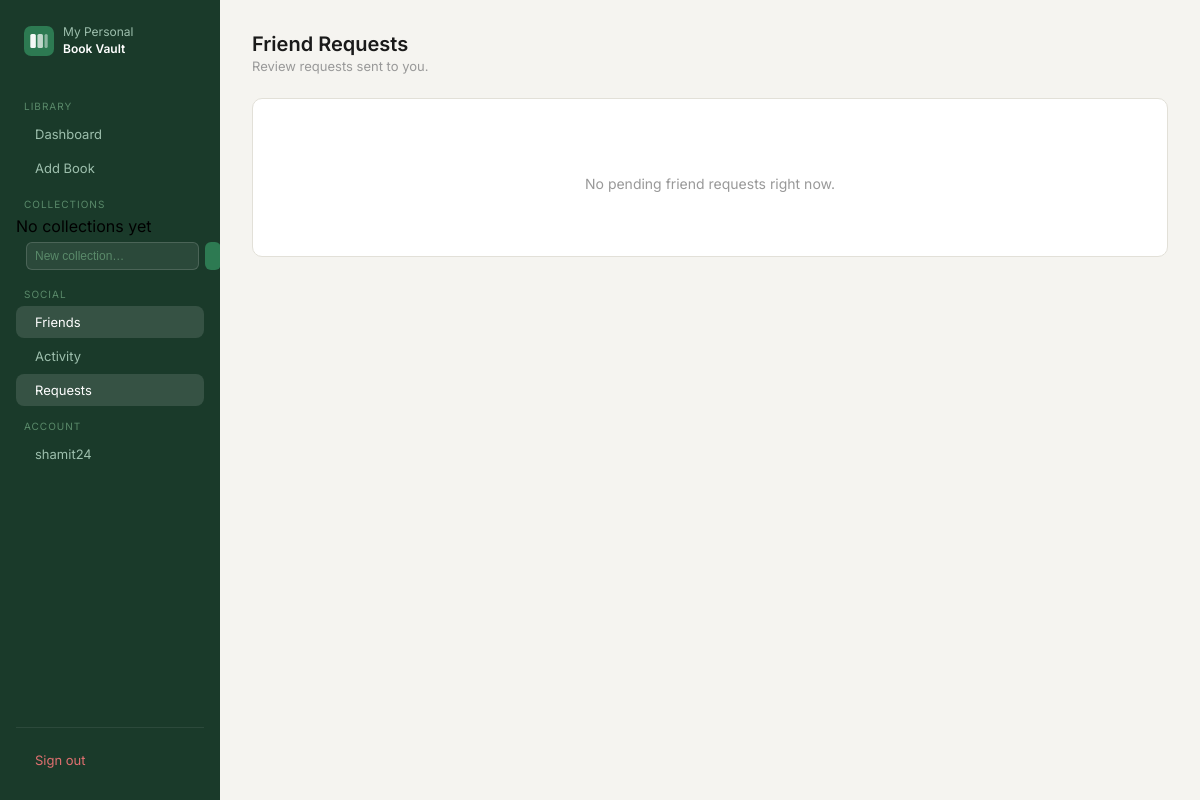
Page /friends/requests (signed in) on the earlier database version.
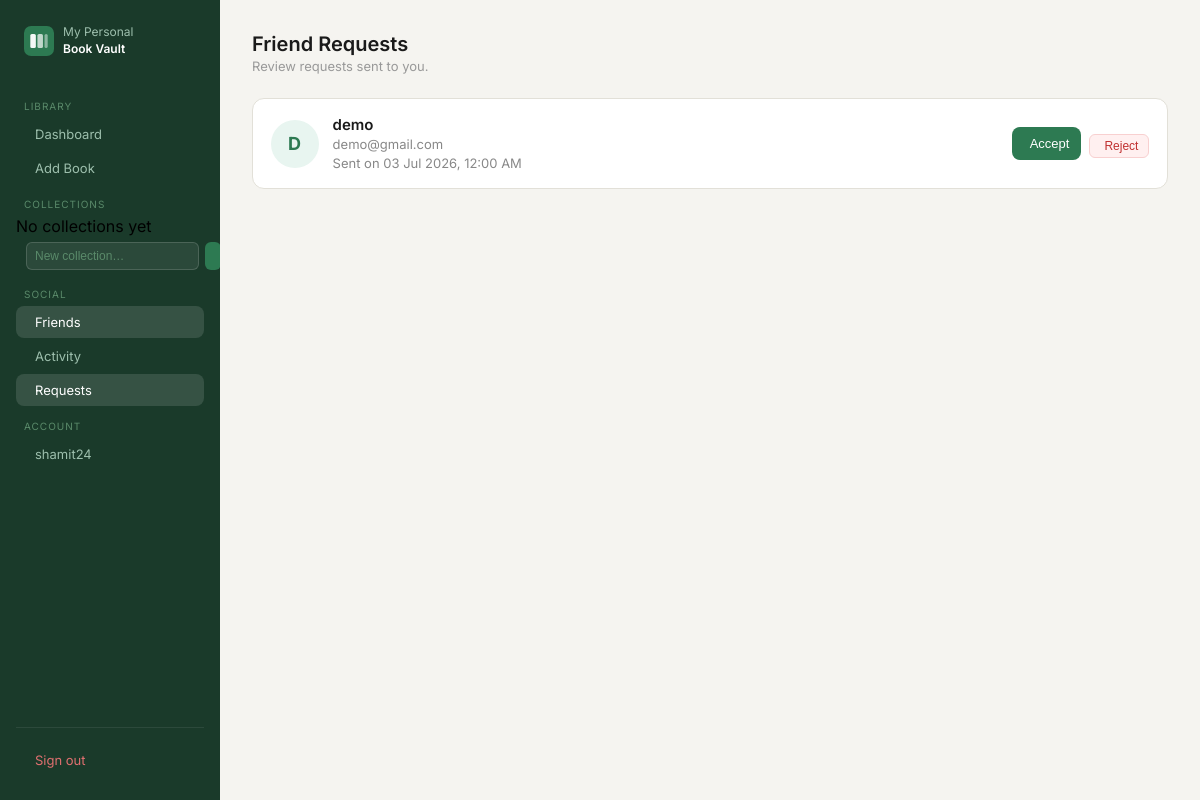
Same page on the later database version.
### app/blueprints/friends/modules.py (models this page shows, shortened)
class Friendship(db.Model):
    __tablename__ = "friendship"
    fid = db.Column(db.Integer, primary_key=True)
    sender_id = db.Column(db.Integer, db.ForeignKey("credential.pid"), nullable=False)
    receiver_id = db.Column(db.Integer, db.ForeignKey("credential.pid"), nullable=False)
    status = db.Column(db.String(20), nullable=False, default="pending")
    created_at = db.Column(db.DateTime, default=date.today, nullable=False)
    responded_at = db.Column(db.DateTime, nullable=True)
    sender = db.relationship(
        "Credential",
        foreign_keys=[sender_id],
        backref=db.backref("sent_friend_requests", lazy="dynamic")
    )
    receiver = db.relationship(
        "Credential",
        foreign_keys=[receiver_id],
        backref=db.backref("received_friend_requests", lazy="dynamic")
    )
    __table_args__ = (
        db.UniqueConstraint(
            "sender_id",
            "receiver_id",
            name="unique_friend_request"
        ),
        db.CheckConstraint(
            "sender_id != receiver_id",
            name="check_no_self_friendship"
        ),
    )

### app/blueprints/auth/modules.py (models this page shows, shortened)
class Credential(db.Model,UserMixin):
    __tablename__='credential'
    pid=db.Column(db.Integer,primary_key=True)
    email=db.Column(db.String(255),nullable=False,unique=True)
    username=db.Column(db.String(100),nullable=False,unique=True)
    password=db.Column(db.String(100),nullable=False)
    history = db.relationship("History",  back_populates="user")
    user_books = db.relationship("Userbook", back_populates="user")

### app/blueprints/friends/routes.py (the view)
@friends.route("/requests")
@login_required
def requests_page():
    incoming_requests = Friendship.query.filter_by(
        receiver_id=current_user.pid,
        status="pending"
    ).order_by(Friendship.created_at.desc()).all()
    return render_template("friends/requests.html", incoming_requests=incoming_requests)

### app/blueprints/friends/templates/friends/requests.html (shortened to what this page needs)
{% extends "book/base.html" %}
{% block content %}
<div class="page-header">
  <div>
    <h1 class="page-title">Friend Requests</h1>
    <p class="page-sub">Review requests sent to you.</p>
  </div>
</div>
{% if incoming_requests %}
<div class="request-list">
  {% for req in incoming_requests %}
  <div class="request-card">
    <div class="friend-avatar">
      {{ req.sender.username[0]|upper }}
    </div>
    <div class="request-content">
      <h3>{{ req.sender.username }}</h3>
      <p>{{ req.sender.email }}</p>
      <span class="request-meta">Sent on {{ req.created_at.strftime('%d %b %Y, %I:%M %p') }}</span>
    </div>
    <div class="request-actions">
      <form method="POST" action="{{ url_for('friends.accept_request', fid=req.fid) }}">
        <button type="submit" class="btn-add btn-small">
           Accept
        </button>
      </form>
      <form method="POST" action="{{ url_for('friends.reject_request', fid=req.fid) }}">
        <button type="submit" class="action-btn btn-del">
           Reject
        </button>
      </form>
    </div>
  </div>
  {% endfor %}
</div>
{% else %}
<div class="empty-state">
  <p>No pending friend requests right now.</p>
</div>
{% endif %}
{% endblock %}

Differences in the rows shown:
added Friendship: sender "D", sender.username "demo", sender.email "demo@gmail.com", created_at "03 Jul 2026, 12:00 AM"
Other differences:
text no longer shown: "No pending friend requests right now."
